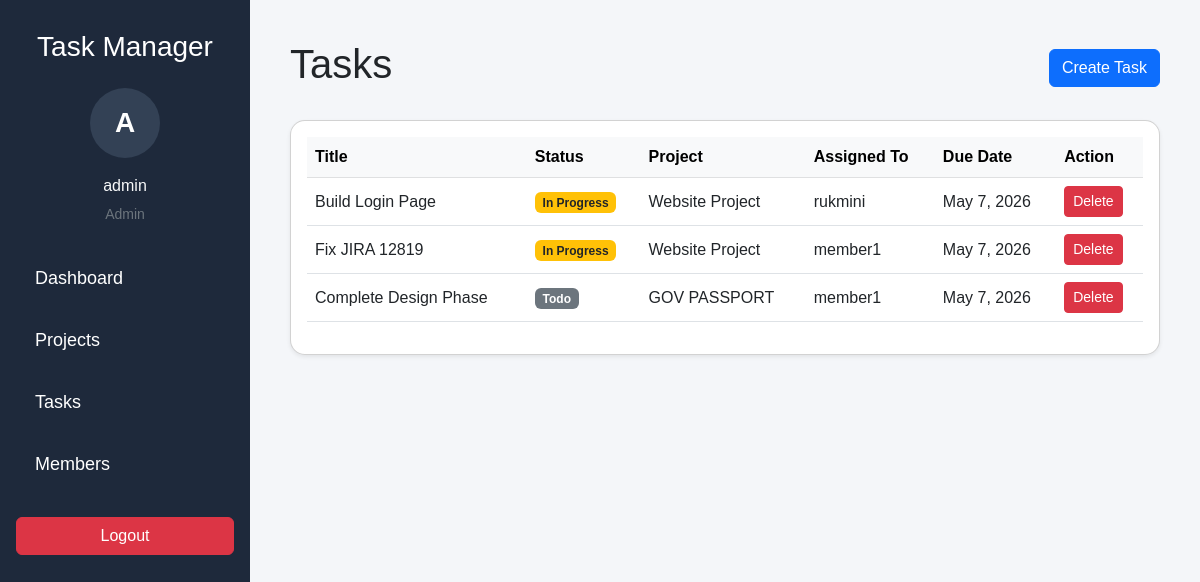
/tasks-page/ (signed in), run on the app's committed database.
### users/models.py (models this page shows)
class User(AbstractUser):
    ROLE_CHOICES = (
        ('admin', 'Admin'),
        ('member', 'Member'),
    )
    role = models.CharField(max_length=10, choices=ROLE_CHOICES)

### tasks/models.py (models this page shows, shortened)
class Task(models.Model):
    STATUS_CHOICES = (
        ('todo', 'Todo'),
        ('progress', 'In Progress'),
        ('done', 'Done'),
    )
    title = models.CharField(max_length=100)
    description = models.TextField()
    status = models.CharField(
        max_length=20,
        choices=STATUS_CHOICES,
        default='todo'
    )
    assigned_to = models.ForeignKey(
        settings.AUTH_USER_MODEL,
        on_delete=models.CASCADE
    )
    project = models.ForeignKey(
        Project,
        on_delete=models.CASCADE
    )
    due_date = models.DateField()

### projects/models.py (models this page shows, shortened)
class Project(models.Model):
    title = models.CharField(max_length=100)
    description = models.TextField()
    created_by = models.ForeignKey(
        settings.AUTH_USER_MODEL,
        on_delete=models.CASCADE
    )
    members = models.ManyToManyField(
        settings.AUTH_USER_MODEL,
        related_name='projects'
    )

### tasks/views.py (the view)
# urls.py: path('tasks-page/', tasks_page),
@login_required
def tasks_page(request):
    tasks = Task.objects.all()
    return render(
        request,
        'tasks/tasks.html',
        {'tasks': tasks}
    )

### templates/tasks/tasks.html (shortened to what this page needs)
{% extends 'base.html' %}
{% block content %}
<div class="d-flex justify-content-between align-items-center mb-4">
    <h1>
        Tasks
    </h1>
    {% if request.user.role == 'admin' %}
    <a
        href="/create-task/"
        class="btn btn-primary"
    >
        Create Task
    </a>
    {% endif %}
</div>
<div class="card shadow-sm p-3">
    <table class="table table-hover bg-white align-middle">
        <thead class="table-light">
            <tr>
                <th>
                    Title
                </th>
                <th>
                    Status
                </th>
                <th>
                    Project
                </th>
                <th>
                    Assigned To
                </th>
                <th>
                    Due Date
                </th>
                {% if request.user.role == 'admin' %}
                <th>
                    Action
                </th>
                {% endif %}
            </tr>
        </thead>
        <tbody>
            {% for task in tasks %}
            <tr>
                <td>
                    {{ task.title }}
                </td>
                <td>
                    {% if task.status == 'done' %}
                    <span class="badge bg-success">
                        Completed
                    </span>
                    {% elif task.status == 'progress' %}
                    <span class="badge bg-warning text-dark">
                        In Progress
                    </span>
                    {% else %}
                    <span class="badge bg-secondary">
                        Todo
                    </span>
                    {% endif %}
                </td>
                <td>
                    {{ task.project.title }}
                </td>
                <td>
                    {{ task.assigned_to.username }}
                </td>
                <td>
                    {{ task.due_date }}
                </td>
                {% if request.user.role == 'admin' %}
                <td>
                    <a
                        href="/delete-task/{{ task.id }}/"
                        class="btn btn-sm btn-danger"
                    >
                        Delete
                    </a>
                </td>
                {% endif %}
            </tr>
            {% empty %}
            <tr>
                <td colspan="6" class="text-center py-4">
                    No tasks available
                </td>
            </tr>
            {% endfor %}
        </tbody>
    </table>
</div>
{% endblock %}

### templates/base.html (shortened to what this page needs)
<!DOCTYPE html>
<html>
<head>
    <link
    href="https://cdn.jsdelivr.net/npm/bootstrap@5.3.0/dist/css/bootstrap.min.css"
    rel="stylesheet">
</head>
<body>
<div class="sidebar">
    <h3 class="text-white text-center mb-4">
        Task Manager
    </h3>
    {% if request.user.is_authenticated %}
    <div class="text-center mb-4">
        <div class="profile-circle">
            {{ request.user.username|first|upper }}
        </div>
        <p class="text-light mt-3 mb-1">
            {{ request.user.username }}
        </p>
        <small class="text-secondary">
            {{ request.user.role|title }}
        </small>
    </div>
    <a href="/">
        Dashboard
    </a>
    <a href="/projects/">
        Projects
    </a>
    <a href="/tasks-page/">
        Tasks
    </a>
    <a href="/members/">
        Members
    </a>
    <form
        action="/logout/"
        method="POST"
        class="px-3 mt-4"
    >
        <button class="btn btn-danger w-100">
            Logout
        </button>
    </form>
    {% endif %}
</div>
<div class="content">
    {% block content %}
    {% endblock %}
</div>
</body>
</html>

### templates/base.html (style rules this page uses)
body { margin:0; background:#f4f6f9; font-family:Arial; }
.sidebar { width:250px; height:100vh; background:#1e293b; position:fixed; padding-top:30px; }
.sidebar a { display:block; color:white; text-decoration:none; padding:15px 25px; font-size:18px; border-radius:10px; margin:5px 10px; transition:0.3s; }
.content { margin-left:250px; padding:40px; overflow-x:auto; }
.card { border-radius:15px; transition:0.3s; }
.profile-circle { width:70px; height:70px; border-radius:50%; background:#334155; margin:auto; display:flex; align-items:center; justify-content:center; font-size:28px; color:white; font-weight:bold; }

### data on the page
User: user.username|first "A", user.username "admin", user.role "Admin"
Task: title "Build Login Page", status "In Progress", project "Website Project", assigned_to.username "rukmini", due_date "May 7, 2026"
Task: title "Fix JIRA 12819", status "In Progress", project "Website Project", assigned_to.username "member1", due_date "May 7, 2026"
Task: title "Complete Design Phase", status "Todo", project "GOV PASSPORT", assigned_to.username "member1", due_date "May 7, 2026"
